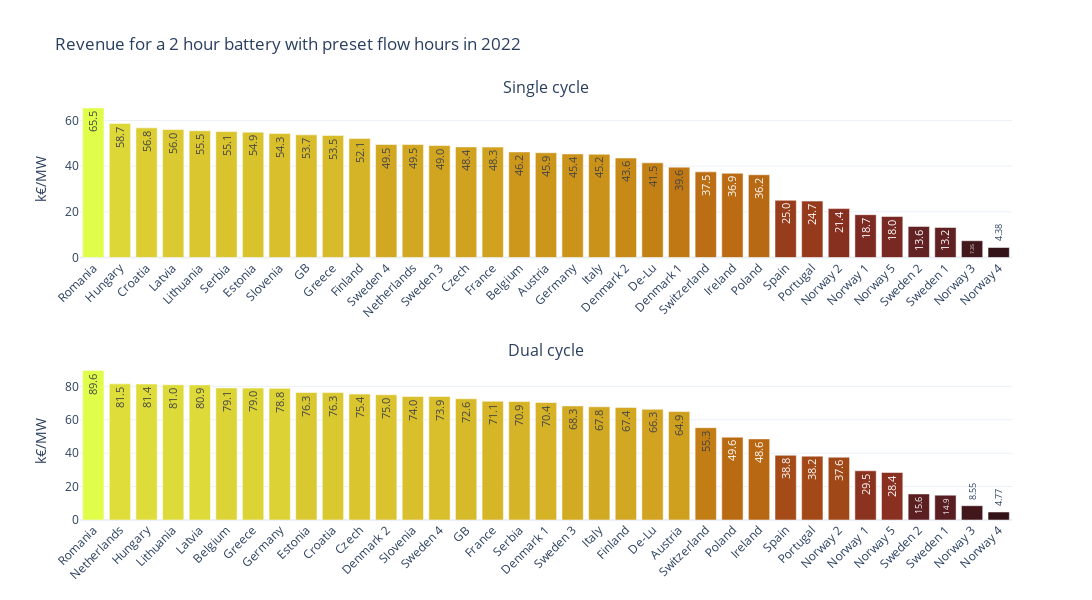

Write notebook code for a chart like this one.
### Code cell
fig = make_subplots(
    rows=2, cols=1,
    shared_yaxes=True,
    subplot_titles=('Single cycle', 'Dual cycle')
)

fig.add_trace(go.Bar(
    x=cycle_1_hour_2_rev_preset.index,
    y=cycle_1_hour_2_rev_preset.values/1000,
    marker=dict(color=cycle_1_hour_2_rev_preset.values, colorscale='solar'),
), row=1, col=1)

fig.add_trace(go.Bar(
    x=cycle_2_hour_2_rev_preset.index,
    y=cycle_2_hour_2_rev_preset.values.reshape(-1)/1000,
    marker=dict(color=cycle_2_hour_2_rev_preset.values.reshape(-1), colorscale='solar'),
), row=2, col=1)

fig.update_xaxes(tickangle=-45)
fig.update_yaxes(title='k€/MW')
fig.update_traces(texttemplate='%{value: .3r}', textangle=270)
fig.update_coloraxes(showscale=False)
fig.update_layout(
    title='Revenue for a 2 hour battery with preset flow hours in 2022',
    showlegend=False,
    template='plotly_white',
    width=1200,
    height=600
)

fig.write_image('../figures/1-hour-rev.jpeg', scale=5, engine='orca')
fig

### Figure 1 — Plotly figure (JSON) as saved in the notebook; plotly's stock layout.template omitted (floating-point values rounded to 4 significant figures)
{"data": [{"marker": {"color": [65520.0, 58720.0, 56770.0, 56050.0, 55480.0, 55120.0, 54890.0, 54270.0, 53700.0, 53470.0, 52110.0, 49480.0, 49460.0, 49010.0, 48430.0, 48340.0, 46220.0, 45870.0, 45350.0, 45200.0, 43560.0, 41460.0, 39570.0, 37490.0, 36880.0, 36230.0, 25030.0, 24700.0, 21420.0, 18750.0, 17950.0, 13610.0, 13170.0, 7346.0, 4385.0], "colorscale": [[0, "rgb(51, 19, 23)"], [0.09091, "rgb(79, 28, 33)"], [0.1818, "rgb(108, 36, 36)"], [0.2727, "rgb(135, 47, 32)"], [0.3636, "rgb(157, 66, 25)"], [0.4545, "rgb(174, 88, 20)"], [0.5455, "rgb(188, 111, 19)"], [0.6364, "rgb(199, 137, 22)"], [0.7273, "rgb(209, 164, 32)"], [0.8182, "rgb(217, 192, 44)"], [0.9091, "rgb(222, 222, 59)"], [1, "rgb(224, 253, 74)"]]}, "textangle": -90, "texttemplate": "%{value: .3r}", "type": "bar", "x": ["Romania", "Hungary", "Croatia", "Latvia", "Lithuania", "Serbia", "Estonia", "Slovenia", "GB", "Greece", "Finland", "Sweden 4", "Netherlands", "Sweden 3", "Czech", "France", "Belgium", "Austria", "Germany", "Italy", "Denmark 2", "De-Lu", "Denmark 1", "Switzerland", "Ireland", "Poland", "Spain", "Portugal", "Norway 2", "Norway 1", "Norway 5", "Sweden 2", "Sweden 1", "Norway 3", "Norway 4"], "xaxis": "x", "y": [65.52, 58.72, 56.77, 56.05, 55.48, 55.12, 54.89, 54.27, 53.7, 53.47, 52.11, 49.48, 49.46, 49.01, 48.43, 48.34, 46.22, 45.87, 45.35, 45.2, 43.56, 41.46, 39.57, 37.49, 36.88, 36.23, 25.03, 24.7, 21.42, 18.75, 17.95, 13.61, 13.17, 7.346, 4.385], "yaxis": "y"}, {"marker": {"color": [89590.0, 81520.0, 81390.0, 81000.0, 80880.0, 79100.0, 78960.0, 78820.0, 76340.0, 76280.0, 75370.0, 74986, 73980.0, 73940.0, 72590.0, 71090.0, 70930.0, 70360.0, 68310.0, 67790.0, 67430.0, 66270.0, 64920.0, 55280.0, 49620.0, 48570.0, 38760.0, 38220.0, 37600.0, 29460.0, 28430.0, 15620.0, 14880.0, 8549.0, 4772.0], "colorscale": [[0, "rgb(51, 19, 23)"], [0.09091, "rgb(79, 28, 33)"], [0.1818, "rgb(108, 36, 36)"], [0.2727, "rgb(135, 47, 32)"], [0.3636, "rgb(157, 66, 25)"], [0.4545, "rgb(174, 88, 20)"], [0.5455, "rgb(188, 111, 19)"], [0.6364, "rgb(199, 137, 22)"], [0.7273, "rgb(209, 164, 32)"], [0.8182, "rgb(217, 192, 44)"], [0.9091, "rgb(222, 222, 59)"], [1, "rgb(224, 253, 74)"]]}, "textangle": -90, "texttemplate": "%{value: .3r}", "type": "bar", "x": ["Romania", "Netherlands", "Hungary", "Lithuania", "Latvia", "Belgium", "Greece", "Germany", "Estonia", "Croatia", "Czech", "Denmark 2", "Slovenia", "Sweden 4", "GB", "France", "Serbia", "Denmark 1", "Sweden 3", "Italy", "Finland", "De-Lu", "Austria", "Switzerland", "Poland", "Ireland", "Spain", "Portugal", "Norway 2", "Norway 1", "Norway 5", "Sweden 2", "Sweden 1", "Norway 3", "Norway 4"], "xaxis": "x2", "y": [89.59, 81.52, 81.39, 81.0, 80.88, 79.1, 78.96, 78.82, 76.34, 76.28, 75.37, 74.99, 73.98, 73.94, 72.59, 71.09, 70.93, 70.36, 68.31, 67.79, 67.43, 66.27, 64.92, 55.28, 49.62, 48.57, 38.76, 38.22, 37.6, 29.46, 28.43, 15.62, 14.88, 8.549, 4.772], "yaxis": "y2"}], "layout": {"annotations": [{"font": {"size": 16}, "showarrow": false, "text": "Single cycle", "x": 0.5, "xanchor": "center", "xref": "paper", "y": 1, "yanchor": "bottom", "yref": "paper"}, {"font": {"size": 16}, "showarrow": false, "text": "Dual cycle", "x": 0.5, "xanchor": "center", "xref": "paper", "y": 0.375, "yanchor": "bottom", "yref": "paper"}], "coloraxis": {"showscale": false}, "height": 600, "showlegend": false, "title": {"text": "Revenue for a 2 hour battery with preset flow hours in 2022"}, "width": 1200, "xaxis": {"anchor": "y", "domain": [0, 1], "tickangle": -45}, "xaxis2": {"anchor": "y2", "domain": [0, 1], "tickangle": -45}, "yaxis": {"anchor": "x", "domain": [0.625, 1], "title": {"text": "k€/MW"}}, "yaxis2": {"anchor": "x2", "domain": [0, 0.375], "title": {"text": "k€/MW"}}}}
